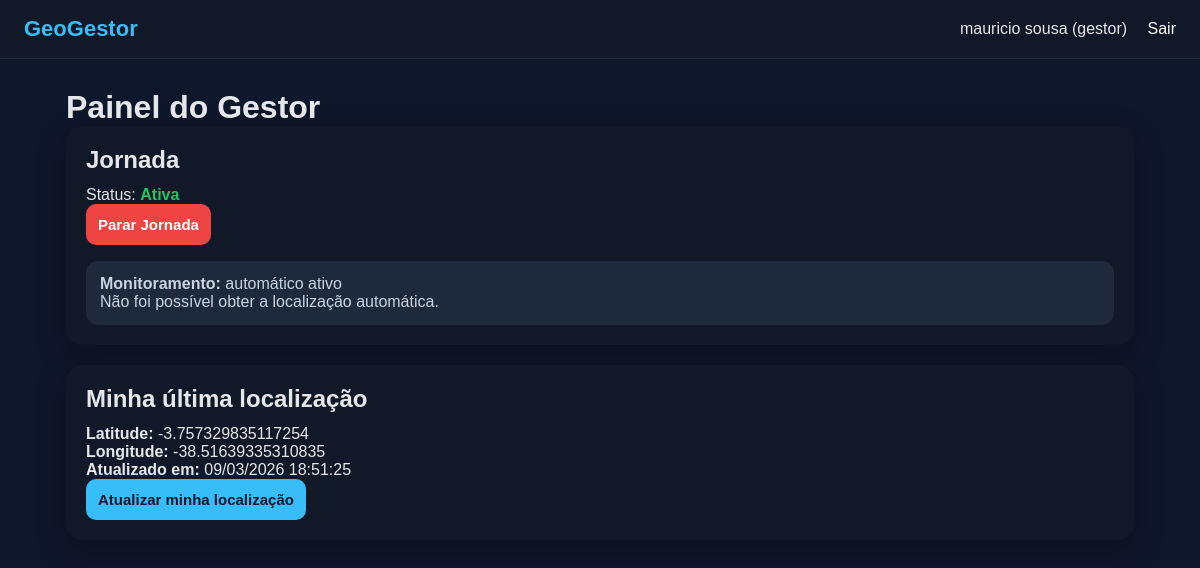
The page /gestor/dashboard (signed in) on the database its author committed.
### models.py (models this page shows, shortened)
class User(UserMixin, db.Model):
    __tablename__ = "users"
    id = db.Column(db.Integer, primary_key=True)
    nome = db.Column(db.String(150), nullable=False)
    email = db.Column(db.String(150), unique=True, nullable=False)
    senha_hash = db.Column(db.String(255), nullable=False)
    perfil = db.Column(db.String(20), nullable=False, default="gestor")
    ativo = db.Column(db.Boolean, default=True)
    criado_em = db.Column(db.DateTime, default=datetime.utcnow)
    jornadas = db.relationship("Jornada", backref="usuario", lazy=True)
    localizacoes = db.relationship("Localizacao", backref="usuario", lazy=True)

class Localizacao(db.Model):
    __tablename__ = "localizacoes"
    id = db.Column(db.Integer, primary_key=True)
    usuario_id = db.Column(db.Integer, db.ForeignKey("users.id"), nullable=False)
    latitude = db.Column(db.String(50), nullable=False)
    longitude = db.Column(db.String(50), nullable=False)
    cidade = db.Column(db.String(120), nullable=True)
    estado = db.Column(db.String(120), nullable=True)
    data_hora = db.Column(db.DateTime, default=datetime.utcnow)

### app.py (the view)
@app.route("/gestor/dashboard")
@login_required
def gestor_dashboard():
    ultima_localizacao = (
        Localizacao.query
        .filter_by(usuario_id=current_user.id)
        .order_by(Localizacao.data_hora.desc())
        .first()
    )
    jornada_ativa = Jornada.query.filter_by(usuario_id=current_user.id, status="ativa").first()
    return render_template(
        "gestor_dashboard.html",
        ultima_localizacao=ultima_localizacao,
        jornada_ativa=jornada_ativa
    )

### models.py (called while the page is built)
@login_manager.user_loader
def load_user(user_id):
    return User.query.get(int(user_id))

### templates/gestor_dashboard.html (shortened to what this page needs)
{% extends "base.html" %}
{% block content %}
<h1>Painel do Gestor</h1>
<div class="card">
    <h2>Jornada</h2>
    {% if jornada_ativa %}
        <p>Status: <strong class="text-green">Ativa</strong></p>
        <form method="POST" action="{{ url_for('parar_jornada') }}">
            <button type="submit" class="danger">Parar Jornada</button>
        </form>
        <div class="auto-box">
            <p><strong>Monitoramento:</strong> automático ativo</p>
            <p id="auto-status">Aguardando envio automático...</p>
        </div>
    {% else %}
        <p>Status: <strong>Encerrada</strong></p>
        <form method="POST" action="{{ url_for('iniciar_jornada') }}">
            <button type="submit">Iniciar Jornada</button>
        </form>
    {% endif %}
</div>
<div class="card">
    <h2>Minha última localização</h2>
    {% if ultima_localizacao %}
        <p><strong>Latitude:</strong> {{ ultima_localizacao.latitude }}</p>
        <p><strong>Longitude:</strong> {{ ultima_localizacao.longitude }}</p>
        <p><strong>Atualizado em:</strong> {{ ultima_localizacao.data_hora.strftime('%d/%m/%Y %H:%M:%S') }}</p>
    {% else %}
        <p>Nenhuma localização registrada ainda.</p>
    {% endif %}
    <button onclick="capturarLocalizacao()">Atualizar minha localização</button>
</div>
{% endblock %}

### templates/base.html (shortened to what this page needs)
<!DOCTYPE html>
<html lang="pt-br">
<head>
    <link rel="stylesheet" href="{{ url_for('static', filename='css/style.css') }}">
</head>
<body>
    <header class="topbar">
        <div class="brand">GeoGestor</div>
        {% if current_user.is_authenticated %}
            <nav>
                <span>{{ current_user.nome }} ({{ current_user.perfil }})</span>
                <a href="{{ url_for('logout') }}">Sair</a>
            </nav>
        {% endif %}
    </header>
    <main class="container">
        {% block content %}{% endblock %}
    </main>
</body>
</html>

### static/css/style.css (style rules this page uses)
* { margin: 0; padding: 0; box-sizing: border-box; font-family: Arial, sans-serif; }
body { background: #0f172a; color: #e5e7eb; }
.topbar { background: #111827; padding: 16px 24px; display: flex; justify-content: space-between; align-items: center; border-bottom: 1px solid #1f2937; }
.topbar .brand { font-size: 22px; font-weight: bold; color: #38bdf8; }
.topbar a { color: #fff; text-decoration: none; margin-left: 16px; }
.container { max-width: 1100px; margin: 30px auto; padding: 0 16px; }
.card { background: #111827; border-radius: 16px; padding: 20px; margin-bottom: 20px; box-shadow: 0 10px 30px rgba(0,0,0,0.25); }
input, button { padding: 12px; border-radius: 10px; border: none; font-size: 15px; }
button { background: #38bdf8; color: #0f172a; font-weight: bold; cursor: pointer; }
button.danger { background: #ef4444; color: white; }
.auto-box { margin-top: 16px; padding: 14px; border-radius: 12px; background: #1e293b; color: #cbd5e1; }
.text-green { color: #22c55e; }
.card h2 { margin-bottom: 12px; }

### rows shown on the page
User: nome "mauricio sousa", perfil "gestor"
Localizacao: latitude "-3.757329835117254", longitude "-38.51639335310835", data_hora "09/03/2026 18:51:25"
